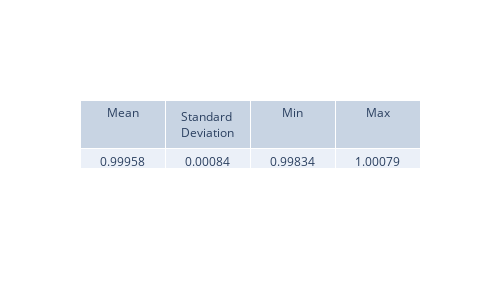

The notebook cell this image was saved under:
### Code cell
from scipy.integrate import simpson

norms = []

for i in range(2000):
    psi_sq_i = psi_real_pinn[:, i] ** 2 + psi_img_pinn[:, i] ** 2
    normalization = simpson(psi_sq_i, x=x_values)
    normalization_monte = np.mean(psi_sq_i) * (x_max - x_min)
    norms.append(normalization)
    
view_metrics(np.array(norms))

fig, ax = plt.subplots(figsize=(8, 5), dpi=200)

ax.plot(t_values, norms, '-', label='Normalization')
ax.axhline(1.0, color='red', linestyle='--', label='Expected = 1')

# 🛠 Disable offset notation and scientific formatting
ax.yaxis.get_major_formatter().set_useOffset(False)

ax.set_xlabel('Time (ps)')
ax.set_ylabel('Normalization')
ax.set_title('Wavefunction Normalization Over Time')
ax.legend()
ax.grid(True)

plt.tight_layout()
plt.show()

### Figure 1 — Plotly figure (JSON) as saved in the notebook; plotly's stock layout.template omitted (floating-point values rounded to 4 significant figures)
{"data": [{"cells": {"values": [["0.99958"], ["0.00084"], ["0.99834"], ["1.00079"]]}, "header": {"values": ["Mean", "Standard Deviation", "Min", "Max"]}, "type": "table"}], "layout": {"height": 300, "width": 500}}
